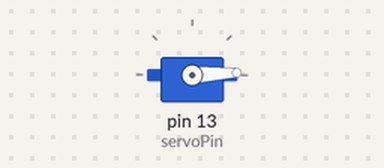
Simulated run of this sketch. Board: Arduino Uno, built with avr-gcc and run on an emulated ATmega328P. Parts: servo. What the sketch prints to the serial monitor is not drawn.

Above: at 0.05 s.
At 0.9 s:
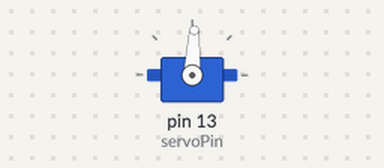
At 1.75 s:
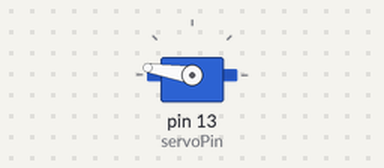
At 3.5 s:
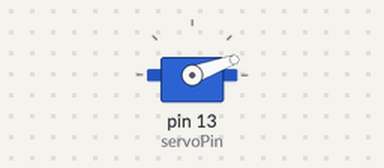
Timing chart, 0 to 8.7 s (numbered marks = the images above):
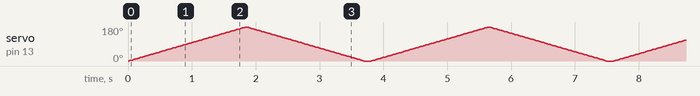

The sketch:

SimpleServo.ino
```cpp
#include <Servo.h>

static const int servoPin = 13;

Servo servo1;

void setup() {
    Serial.begin(115200);
    servo1.attach(servoPin);
}

void loop() {
    for(int posDegrees = 0; posDegrees <= 180; posDegrees++) {
        servo1.write(posDegrees);
        Serial.println(posDegrees);
        delay(10);
    }

    for(int posDegrees = 180; posDegrees >= 0; posDegrees--) {
        servo1.write(posDegrees);
        Serial.println(posDegrees);
        delay(10);
    }
    delay(100);
}
```
